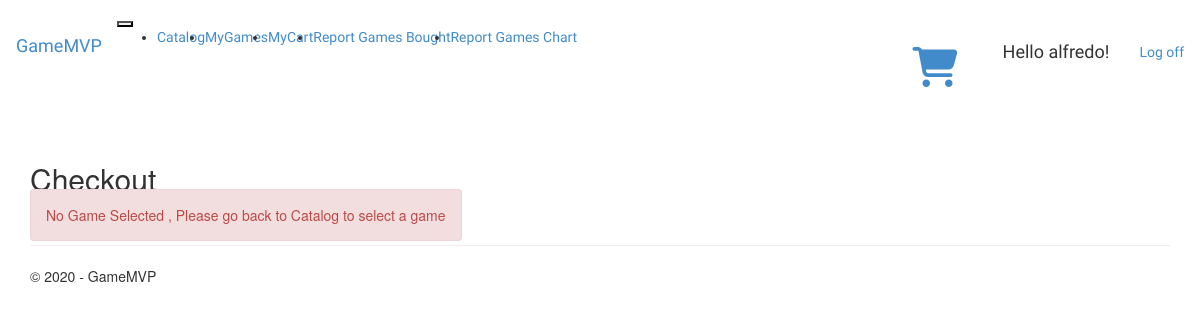
Before: /Checkout/ (signed in) with the older database file.
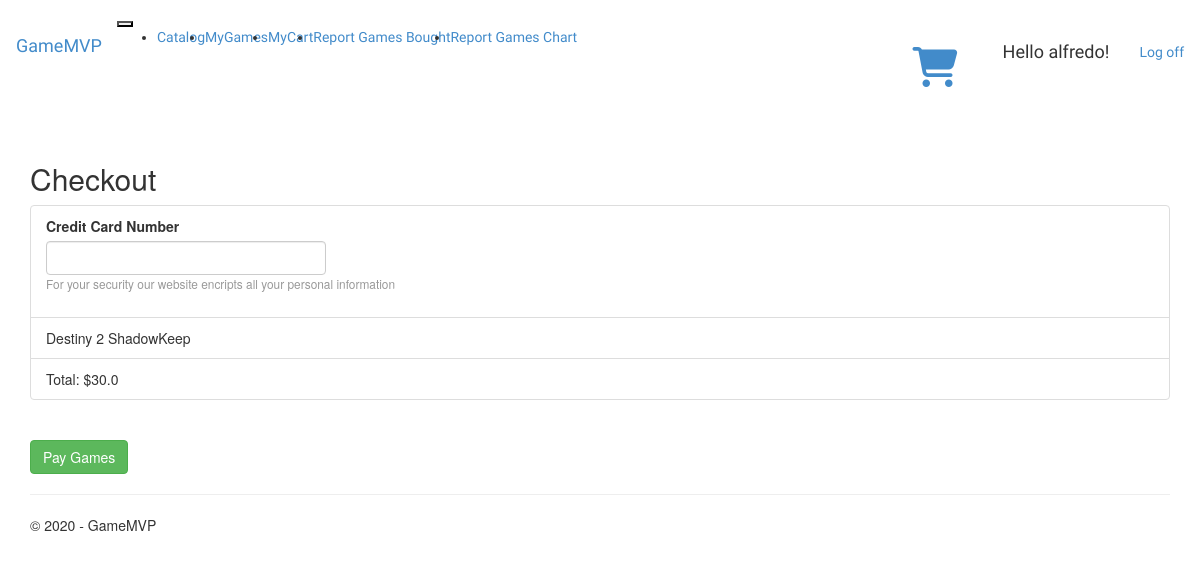
After: the same page with the newer database file.
### app/models.py (models this page shows, shortened)
class cart(models.Model):
    user=models.ForeignKey(settings.AUTH_USER_MODEL,on_delete=models.CASCADE)
    product=models.ForeignKey(Product,on_delete=models.CASCADE)

class Product(models.Model):
    name=models.CharField(max_length=255)
    description=models.TextField()
    front_Image=models.URLField()
    categories=models.ManyToManyField(category)
    tags=models.ManyToManyField(tag)
    price=models.FloatField()
    GameDate=models.DateField()

### app/views.py (the view)
# urls.py: path('Checkout/',views.Checkout,name="Checkout"),
def Checkout(request):
    assert isinstance(request,HttpRequest)
    current_user=request.user
    cartlist=cart.objects.all().filter(user=current_user).select_related('product')
    TotalPrice=0
    for prod in cartlist:
        TotalPrice=TotalPrice+prod.product.price
    return render(
        request,
        'app/Checkout.html',
        {
            'title':'Checkout',
            'message':'Checkout',
            'year':datetime.now().year,
            'cartlist':cartlist,
            'TotalPrice':TotalPrice
        })

### app/templates/app/Checkout.html (shortened to what this page needs)
{% extends "app/layout.html" %}
{% block content %}
<link href="../../static/app/content/Catalog.css" rel="stylesheet" />
<h2>Checkout</h2>
<form action="../PayGames/" method="post" class="">
    {% if cartlist %}
    <ul class="list-group">
        <li class="list-group-item">
            <div class="form-group">
                <label for="txt_credit_card">Credit Card Number</label>
                <input type="text" class="form-control" id="txt_credit_card" name="creditcard" aria-describedby="creditHelp" required>
                <small id="creditHelp" class="form-text text-muted">For your security our website encripts all your personal information</small>
            </div>
        </li>
        {% for game in cartlist %}
        <li class="list-group-item">{{game.product.name}}</li>
        {% endfor %}
        <li class="list-group-item list-group-item-info">Total: ${{TotalPrice}}</li>
    </ul>
    <br />
    <button class="btn btn-success">Pay Games</button>
    {% else %}
    <alert class="alert alert-danger">No Game Selected , Please go back to Catalog to select a game</alert>
    {% endif %}
</form>
    {% endblock %}

Changed rows visible on the page:
added cart: product.name "Destiny 2 ShadowKeep"
Other visible differences:
{{ TotalPrice }}: (not shown) → "30.0"
text no longer shown: "No Game Selected , Please go back to Catalog to select a game"
text now shown: "Credit Card Number For your security our website encripts all your personal information Total: $ Pay Games"
